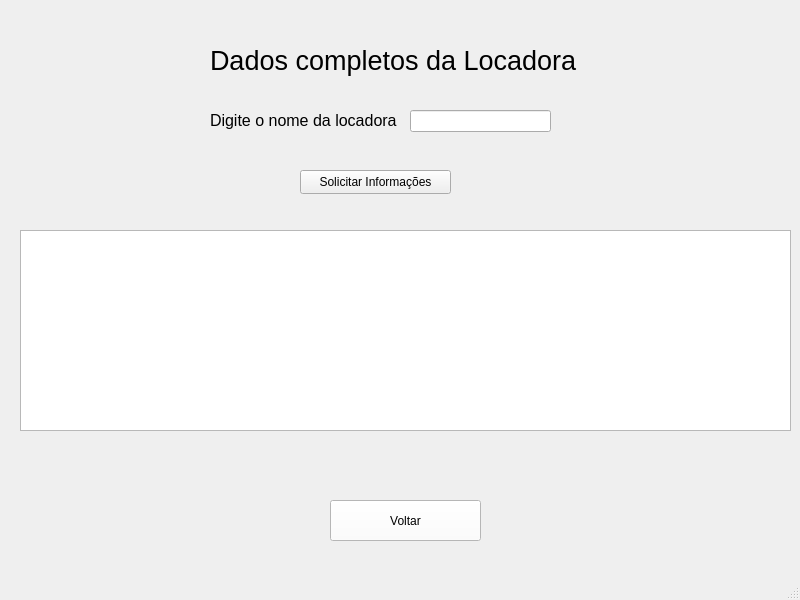
<?xml version="1.0" encoding="UTF-8"?>
<ui version="4.0">
 <class>MainWindow</class>
 <widget class="QMainWindow" name="MainWindow">
  <property name="geometry">
   <rect>
    <x>0</x>
    <y>0</y>
    <width>800</width>
    <height>600</height>
   </rect>
  </property>
  <property name="windowTitle">
   <string>MainWindow</string>
  </property>
  <widget class="QWidget" name="centralwidget">
   <widget class="QLineEdit" name="lineEdit">
    <property name="geometry">
     <rect>
      <x>410</x>
      <y>110</y>
      <width>141</width>
      <height>22</height>
     </rect>
    </property>
   </widget>
   <widget class="QLabel" name="label">
    <property name="geometry">
     <rect>
      <x>210</x>
      <y>40</y>
      <width>371</width>
      <height>41</height>
     </rect>
    </property>
    <property name="font">
     <font>
      <pointsize>20</pointsize>
     </font>
    </property>
    <property name="text">
     <string>Dados completos da Locadora</string>
    </property>
   </widget>
   <widget class="QPushButton" name="pushButton">
    <property name="geometry">
     <rect>
      <x>300</x>
      <y>170</y>
      <width>151</width>
      <height>24</height>
     </rect>
    </property>
    <property name="text">
     <string>Solicitar Informações</string>
    </property>
   </widget>
   <widget class="QTableView" name="tableView">
    <property name="geometry">
     <rect>
      <x>20</x>
      <y>230</y>
      <width>771</width>
      <height>201</height>
     </rect>
    </property>
   </widget>
   <widget class="QLabel" name="label_2">
    <property name="geometry">
     <rect>
      <x>210</x>
      <y>110</y>
      <width>191</width>
      <height>21</height>
     </rect>
    </property>
    <property name="font">
     <font>
      <pointsize>12</pointsize>
     </font>
    </property>
    <property name="text">
     <string>Digite o nome da locadora</string>
    </property>
   </widget>
   <widget class="QPushButton" name="pushButton_4">
    <property name="geometry">
     <rect>
      <x>330</x>
      <y>500</y>
      <width>151</width>
      <height>41</height>
     </rect>
    </property>
    <property name="styleSheet">
     <string notr="true">background-color: rgb(255, 255, 255);</string>
    </property>
    <property name="text">
     <string>Voltar</string>
    </property>
   </widget>
  </widget>
  <widget class="QMenuBar" name="menubar">
   <property name="geometry">
    <rect>
     <x>0</x>
     <y>0</y>
     <width>800</width>
     <height>22</height>
    </rect>
   </property>
  </widget>
  <widget class="QStatusBar" name="statusbar"/>
 </widget>
 <resources/>
 <connections/>
</ui>
